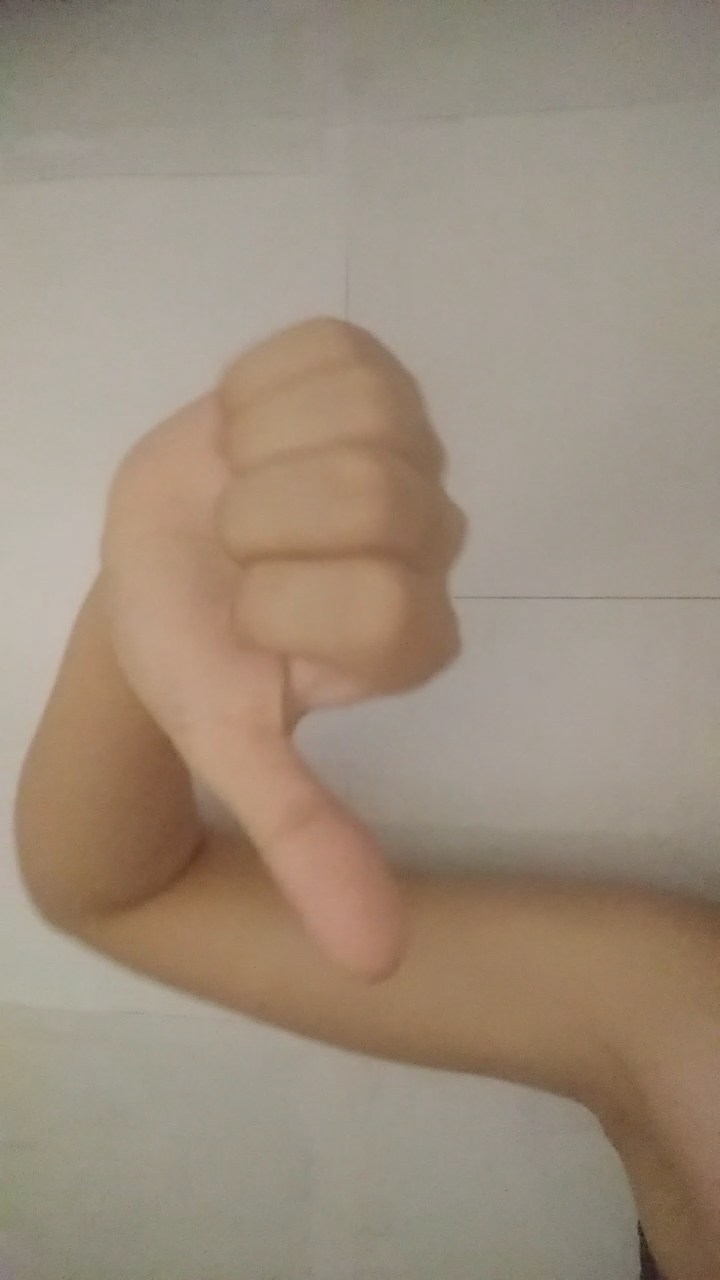
#> input picture Ass/img-389.png, 720 x 1280 px; its folder holds only this picture in this run
$ python -i run.py   (imports and definitions only)   (older library calls are emulated)
#> lines starting #> are read from the running program, lines starting #| are printed output that depends on the picture
#> further down, picture is the input picture: shape (1280, 720, 3); mean B, G, R 125.3, 141.9, 156.9
import pickle
from joblib import dump, load
import cv2
import sys,os,pygame,random,math
import numpy as np
import math
import numpy as np
import os
import glob
import warnings

import mahotas


font = cv2.FONT_HERSHEY_SIMPLEX

# org
org = (50, 50)

# fontScale
fontScale = 1

# Blue color in BGR
color = (255, 0, 0)

# Line thickness of 2 px
thickness = 2

#load model
# [3 lines not run here, left out]
import time

bgSubtractor = cv2.createBackgroundSubtractorMOG2(history=10, varThreshold=30, detectShadows=False)


def fd_hu_moments(image):
    # image = cv2.cvtColor(image, cv2.COLOR_BGR2GRAY)
    feature = cv2.HuMoments(cv2.moments(image)).flatten()
    return feature

def fd_haralick(image):
    # convert the image to grayscale
    # gray = cv2.cvtColor(image, cv2.COLOR_BGR2GRAY)
    # compute the haralick texture feature vector
    haralick = mahotas.features.haralick(image).mean(axis=0)
    # return the result
    return haralick

def extract_feature(image):
  image = cv2.resize(image, fixed_size)
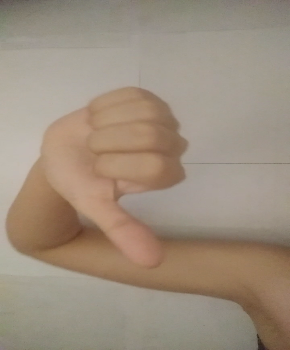
#> image: shape (350, 290, 3); mean of channels 0, 1, 2 125.2, 141.8, 156.8; drawn as B, G, R
  frame = cv2.cvtColor(image, cv2.COLOR_BGR2GRAY)
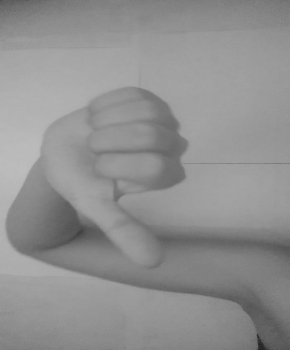
#> frame: shape (350, 290); min 34, max 188, mean 144.4
  ret,thresh = cv2.threshold(frame,125,255,cv2.THRESH_TOZERO)
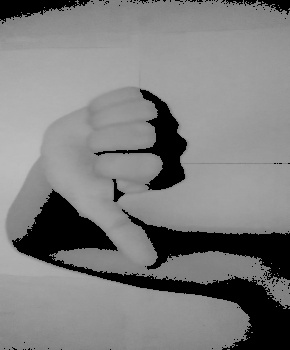
#> thresh: shape (350, 290); min 0, max 188, mean 126.3
  fv_hu_moments = fd_hu_moments(thresh)
#> in fd_hu_moments, `feature = cv2.HuMoments(cv2.moments(image)).flatten()`: feature = [0.00131, 6.65e-08, 7.25e-11, 2.27e-11, 8.77e-22, 5.33e-15, 2.81e-22]
#> fv_hu_moments has the same summary as feature in fd_hu_moments
  fv_haralick   = fd_haralick(thresh)
  feature=np.hstack([fv_haralick, fv_hu_moments])
  # print(feature)
  normalize=[i/255 for i in feature]
  return normalize


# [35 lines left out: functions bgSubMasking, histMasking, not called in this run]


# [4 lines not run here, left out]

#Global constant definitions
SPEED = 0.36
SNAKE_SIZE = 9
APPLE_SIZE = SNAKE_SIZE
SEPARATION = 10
SCREEN_HEIGHT = 600
SCREEN_WIDTH = 800
FPS = 25
KEY = {"UP":1,"DOWN":2,"LEFT":3,"RIGHT":4}
#Screen initialization
# [1 line that did not run here, left out]
# set where the display will move to
# x=200
# y=200
# os.environ['SDL_VIDEO_WINDOW_POS']='%d,%d' %(x,y)

#resize the screen causing it to move to x y set by environ
# [4 lines not run here, left out]

#Resources
score_font = pygame.font.Font(None,38)
score_numb_font = pygame.font.Font(None,28)
game_over_font = pygame.font.Font(None,46)
play_again_font = score_numb_font
score_msg = score_font.render("Score:",1,pygame.Color("green"))
score_msg_size = score_font.size("Score")
#icon = pygame.image.load("nsnake32.png")
#pygame.display.set_icon(icon)

background_color = pygame.Color(74,74,74)
black = pygame.Color(0,0,0)

#Clock
gameClock = pygame.time.Clock()

# [15 lines left out: functions checkCollision, checkLimits, not called in this run]

class Apple:
    # [5 lines left out: function __init__, not called in this run]
    def draw(self,screen):
        pygame.draw.rect(screen,self.color,(self.x,self.y,APPLE_SIZE,APPLE_SIZE),0)

class Segment:
    # [5 lines left out: function __init__, not called in this run]

class Snake:
    # [36 lines left out: functions __init__, move, not called in this run]

    def getHead(self):
        return(self.stack[0])

    # [22 lines left out: function grow, not called in this run]

    def iterateSegments(self,delta):
        pass

    # [7 lines left out: function setDirection, not called in this run]

    def get_rect(self):
        rect = (self.x,self.y)
        return rect

    def getX(self):
        return self.x

    def getY(self):
        return self.y

    def setX(self,x):
        self.x = x

    def setY(self,y):
        self.y = y

    # [96 lines left out: functions checkCrash, draw, getKey, respawnApple, respawnApples, endGame and 2 more, not called in this run]

def exitScreen():
    pass


# [41 lines left out: functions bgSubMasking, getLabel, convertKey, not called in this run]

# [1 line not run here, left out]
# [90 lines left out: function main, not called in this run]
    # [17 lines of commented-out code are left out]

fixed_size=(290,350)
# [3 lines not run here, left out]

>>> import cv2
>>> picture = cv2.imread('Ass/img-389.png')
#> (the run stopped early here; a loop or call above may not have finished)
